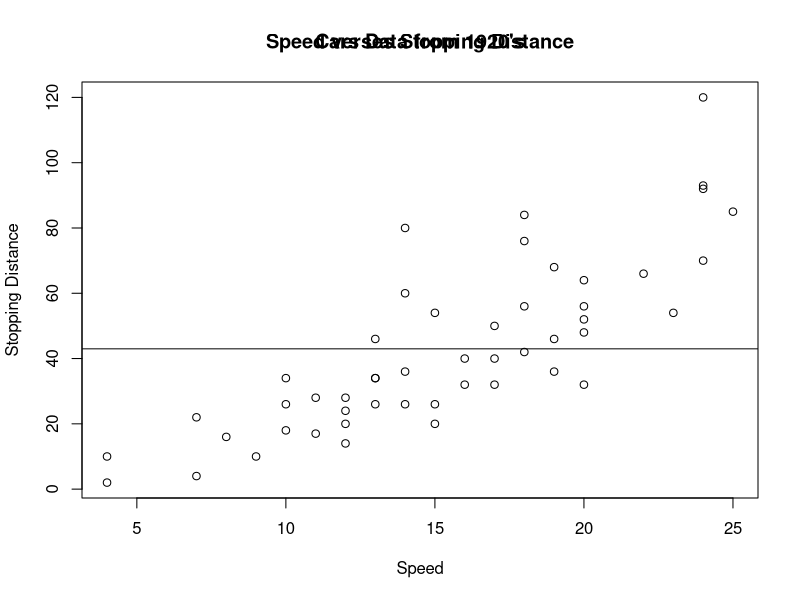

This chart was generated by the following R code:
#Makeda Joseph
#05/08/2017






plot(cars, main="Cars Data from 1920's", xlab="Speed", ylab="Stopping Distance")
title(main = "Speed verses Stopping Distance")
m <- mean(cars$dist, na.rm = TRUE)
abline(h = m)